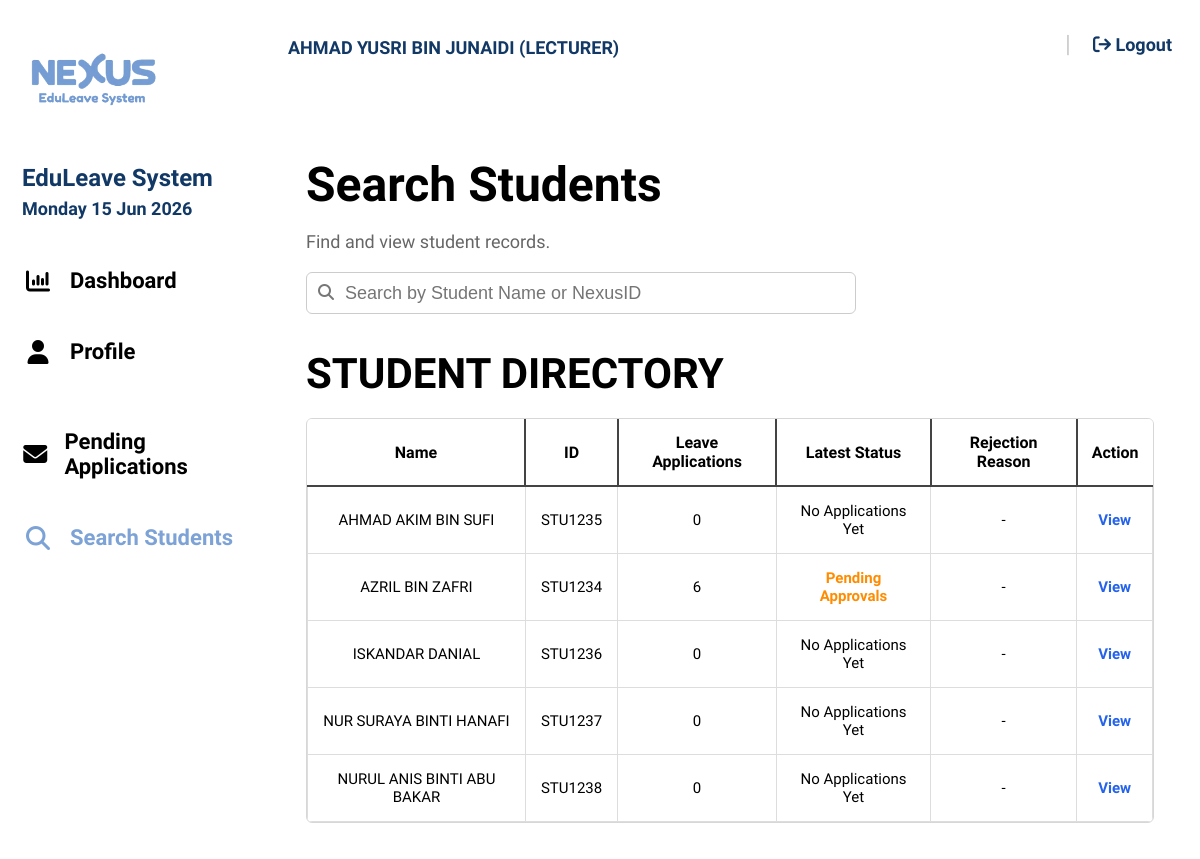
Page /search_students.php (signed in) on the committed database.
### tables this page shows
CREATE TABLE `users` (
  `id` int(11) NOT NULL,
  `full_name` varchar(255) NOT NULL,
  `nexus_id` varchar(50) NOT NULL,
  `email` varchar(100) NOT NULL,
  `username` varchar(100) NOT NULL,
  `password` varchar(255) NOT NULL,
  `role` varchar(20) NOT NULL,
  `status` enum('active','inactive') DEFAULT 'active',
  `lecturer_id` int(11) DEFAULT NULL,
  `created_at` timestamp NOT NULL DEFAULT current_timestamp()
);

### search_students.php (the view, shortened to what this page needs)
<?php
include 'db_config.php';
$user = $_SESSION['user'];
$search = "";
function highlightText($text, $search) {
    if($search == "") {
        return $text;
    }
    return preg_replace(
        "/(" . preg_quote($search, '/') . ")/i",
        "<span style='background:yellow; padding:2px 4px; border-radius:4px;'>$1</span>",
        $text
    );
}
$sql = "SELECT * FROM users WHERE role = 'student' ORDER BY full_name ASC";
$result = mysqli_query($conn, $sql);
?>
<!DOCTYPE html>
<html lang="en">
<head>
    <link rel="stylesheet" href="style.css">
    <link rel="stylesheet" href="https://cdnjs.cloudflare.com/ajax/libs/font-awesome/6.5.1/css/all.min.css">
</head>
<body class="dashboard-page">
<div class="sidebar">
    <img src="images/logo.png" class="sidebar-logo">
    <div class="sidebar-title">
        EduLeave System
    </div>
    <div class="sidebar-date">
        <?php echo date("l d M Y"); ?>
    </div>
    <nav class="nav-menu">
        <a href="dashboard_lecturer.php" class="nav-link">
            <i class="fa-solid fa-chart-column nav-fa"></i>
            Dashboard
        </a>
        <a href="profile_lecturer.php" class="nav-link">
            <i class="fa-solid fa-user nav-fa"></i>
            Profile
        </a>
        <br>
        <a href="pending_applications.php" class="nav-link">
            <i class="fa-solid fa-envelope nav-fa"></i>
            Pending Applications
        </a>
        <a href="search_students.php" class="nav-link active">
            <i class="fa-solid fa-magnifying-glass nav-fa"></i>
            Search Students
        </a>
    </nav>
</div>
<div class="dashboard-main">
    <div class="topbar">
        <div class="topbar-name"><?php echo strtoupper($user['full_name']); ?> (LECTURER)</div>
        <div class="topbar-right">
    <span style="color:#ccc; font-size:24px;">|</span>
    <a href="logout.php" class="logout-link"><i class="fa-solid fa-arrow-right-from-bracket"></i> Logout</a>
</div>
    </div>
    <div class="dashboard-content">
        <div class="dashboard-card">
            <h1 style="font-size:48px; margin-bottom:5px;">Search Students</h1>
            <p style="font-size:18px; color:#666;">Find and view student records.</p>
            <form method="GET">
                <div class="search-box" style="width:100%; margin-top:20px; margin-bottom:30px;">
                    <i class="fa-solid fa-magnifying-glass"></i>
                    <input type="text" name="search" placeholder="Search by Student Name or NexusID" class="history-search" style="font-size:18px; width:550px;" value="<?php echo $search; ?>">
                </div>
            </form>
            <h2 style="font-size:42px; margin-bottom:20px;">STUDENT DIRECTORY</h2>
            <div class="history-table-box">
                <table class="history-table">
                    <thead>
                        <tr>
                            <th>Name</th>
                            <th>ID</th>
                            <th>Leave Applications</th>
                            <th>Latest Status</th>
                            <th>Rejection Reason</th>
                            <th>Action</th>
                        </tr>
                    </thead>
                    <tbody>
                    <?php
                    while($student = mysqli_fetch_assoc($result)) {
                        $studentId = $student['id'];
                        $leaveQuery = mysqli_query($conn, "SELECT COUNT(*) as total FROM leave_applications WHERE student_id = '$studentId'");
                        $leaveData = mysqli_fetch_assoc($leaveQuery);
                        $totalLeave = $leaveData['total'];
                        $statusQuery = mysqli_query($conn, "SELECT status FROM leave_applications WHERE student_id = '$studentId' ORDER BY created_at DESC LIMIT 1");
                        $statusData = mysqli_fetch_assoc($statusQuery);
                        $latestStatus = $statusData['status'] ?? 'No Applications Yet';
                    ?>
                        <tr>
                            <td style="padding:15px; border:1px solid #ddd;">
                                <?php echo highlightText(strtoupper($student['full_name']), $search); ?>
                            </td>
                            <td style="padding:15px; border:1px solid #ddd;">
                                <?php echo highlightText(strtoupper($student['nexus_id']), $search); ?>
                            </td>
                            <td style="padding:15px; border:1px solid #ddd;">
                                <?php echo highlightText($totalLeave, $search); ?>
                            </td>
                            <td style="padding:15px; border:1px solid #ddd;">
                                <?php
                                $statusLower = strtolower($latestStatus);
                                if($statusLower == "approved") {
                                    echo "<span style='color:limegreen; font-weight:bold;'>" . highlightText($latestStatus, $search) . "</span>";
                                }
                                elseif($statusLower == "rejected") {
                                    echo "<span style='color:red; font-weight:bold;'>" . highlightText($latestStatus, $search) . "</span>";
                                }
                                elseif($statusLower == "pending_approvals") {
                                    echo "<span style='color:#ff8c00; font-weight:bold;'>Pending Approvals</span>";
                                }
                                elseif($statusLower == "partial_signatures") {
                                    echo "<span style='color:#ff8c00; font-weight:bold;'>Partial Approvals</span>";
                                }
                                elseif($statusLower == "approved_form_ready") {
                                    echo "<span style='color:green; font-weight:bold;'>Approved - Form Ready</span>";
                                }
                                elseif($statusLower == "pending") {
                                    echo "<span style='color:orange; font-weight:bold;'>" . highlightText($latestStatus, $search) . "</span>";
                                }
                                else {
                                    echo highlightText($latestStatus, $search);
                                }
                                ?>
                            </td>
                            <td style="padding:15px; border:1px solid #ddd; max-width:200px;">
                                <?php
                                if($latestStatus == "Rejected") {
                                    $reasonQuery = mysqli_query($conn, "SELECT rejection_reason FROM leave_applications WHERE student_id = '$studentId' AND status='Rejected' ORDER BY created_at DESC LIMIT 1");
                                    $reasonData = mysqli_fetch_assoc($reasonQuery);
                                    $rejectReason = $reasonData['rejection_reason'] ?? '-';
                                    echo "<span style='color:red;'>" . htmlspecialchars(substr($rejectReason, 0, 50)) . "</span>";
                                } else {
                                    echo "-";
                                }
                                ?>
                            </td>
                            <td style="padding:15px; border:1px solid #ddd;">
                                <a href="student_details.php?id=<?php echo $studentId; ?>" style="color:#2563eb; font-weight:bold; text-decoration:none;">View</a>
                            </td>
                        </tr>
                    <?php } ?>
                    </tbody>
                </table>
            </div>
        </div>
    </div>
</div>
</body>
</html>

### style.css (style rules this page uses)
* { box-sizing: border-box; }
body { margin: 0; min-height: 100vh; font-family: 'Baloo 2', cursive; background: url("images/background.jpg") center/cover no-repeat fixed; }
.dashboard-page { margin: 0; display: flex; height: 100vh; }
.sidebar { width: 260px; background: white; padding: 18px 22px; display: flex; flex-direction: column; height: 100vh; overflow-y: auto; flex-shrink: 0; }
.sidebar-logo { width: 140px; margin-bottom: 8px; }
.sidebar-title { font-size: 24px; font-weight: 800; color: #123966; line-height: 1; }
.sidebar-date { font-size: 18px; font-weight: 700; color: #123966; margin-top: 8px; margin-bottom: 35px; }
.nav-link { display: flex; align-items: center; gap: 18px; text-decoration: none; color: black; font-size: 20px; font-weight: 800; margin-bottom: 18px; }
.nav-link.active { color: #7ea6dc; }
.nav-fa { width: 30px; text-align: center; font-size: 28px; }
.dashboard-main { flex: 1; display: flex; flex-direction: column; }
.topbar { height: 88px; background: white; display: flex; align-items: center; justify-content: space-between; padding: 0 28px; flex-shrink: 0; }
.topbar-name { color: #123966; font-size: 18px; font-weight: 800; }
.topbar-right { display: flex; align-items: center; gap: 22px; }
.logout-link { color: #123966; text-decoration: none; font-size: 18px; font-weight: 700; }
.dashboard-content { padding: 22px 28px; overflow: hidden; }
.dashboard-card { background: rgba(255,255,255,0.92); border-radius: 10px; padding: 18px; height: calc(100vh - 120px); overflow: hidden; }
.topbar-name { color: #123966; font-size: 18px; font-weight: 800; line-height: 1.2; padding-top: 8px; }
.dashboard-content { padding: 18px 28px; overflow-y: auto; }
.dashboard-card { height: auto; min-height: calc(100vh - 130px); overflow: visible; }
.nav-menu { display:flex; flex-direction:column; }
.nav-link { display:flex; align-items:center; gap:16px; padding:14px 0; text-decoration:none; color:black; font-size:22px; font-weight:700; }
.nav-link.active { color:#7da2d6; }
.nav-fa { width:28px; text-align:center; }
.nav-link.active { color: #7da2d6; font-weight: 700; }
.nav-link.active .nav-fa { color: #7da2d6; }
.search-box { position: relative; }
.search-box i { position: absolute; left: 12px; top: 12px; color: #777; }
.history-search { width: 240px; height: 42px; border: 1px solid #ccc; border-radius: 6px; padding-left: 38px; font-size: 16px; }
.history-table-box { border: 1px solid #d7d7d7; border-radius: 6px; overflow: hidden; background: white; }
.history-table { width: 100%; border-collapse: collapse; }
.history-table th { background: #fff; padding: 14px; font-size: 16px; border-bottom: 2px solid #444; border-right: 2px solid #444; }
.history-table td { padding: 12px; text-align: center; border-bottom: 2px solid #444; border-right: 2px solid #444; font-size: 15px; }
.history-table th:last-child, .history-table td:last-child { border-right: none; }
.nav-menu { display: flex; flex-direction: column; }
.nav-link { display: flex; align-items: center; gap: 16px; padding: 14px 0; text-decoration: none; color: black; font-size: 22px; font-weight: 700; }
.nav-link.active { color: #7da2d6; }
.nav-fa { width: 32px; text-align: center; font-size: 24px; }

### rows in the picture
users: full_name "AHMAD AKIM BIN SUFI", nexus "STU1235", search "0", search "No Applications Yet"
users: full_name "AZRIL BIN ZAFRI", nexus "STU1234", search "6", shows "Pending Approvals"
users: full_name "ISKANDAR DANIAL", nexus "STU1236", search "0", search "No Applications Yet"
users: full_name "NUR SURAYA BINTI HANAFI", nexus "STU1237", search "0", search "No Applications Yet"
users: full_name "NURUL ANIS BINTI ABU BAKAR", nexus "STU1238", search "0", search "No Applications Yet"

### other values in the picture
$user['full_name'] "AHMAD YUSRI BIN JUNAIDI"
